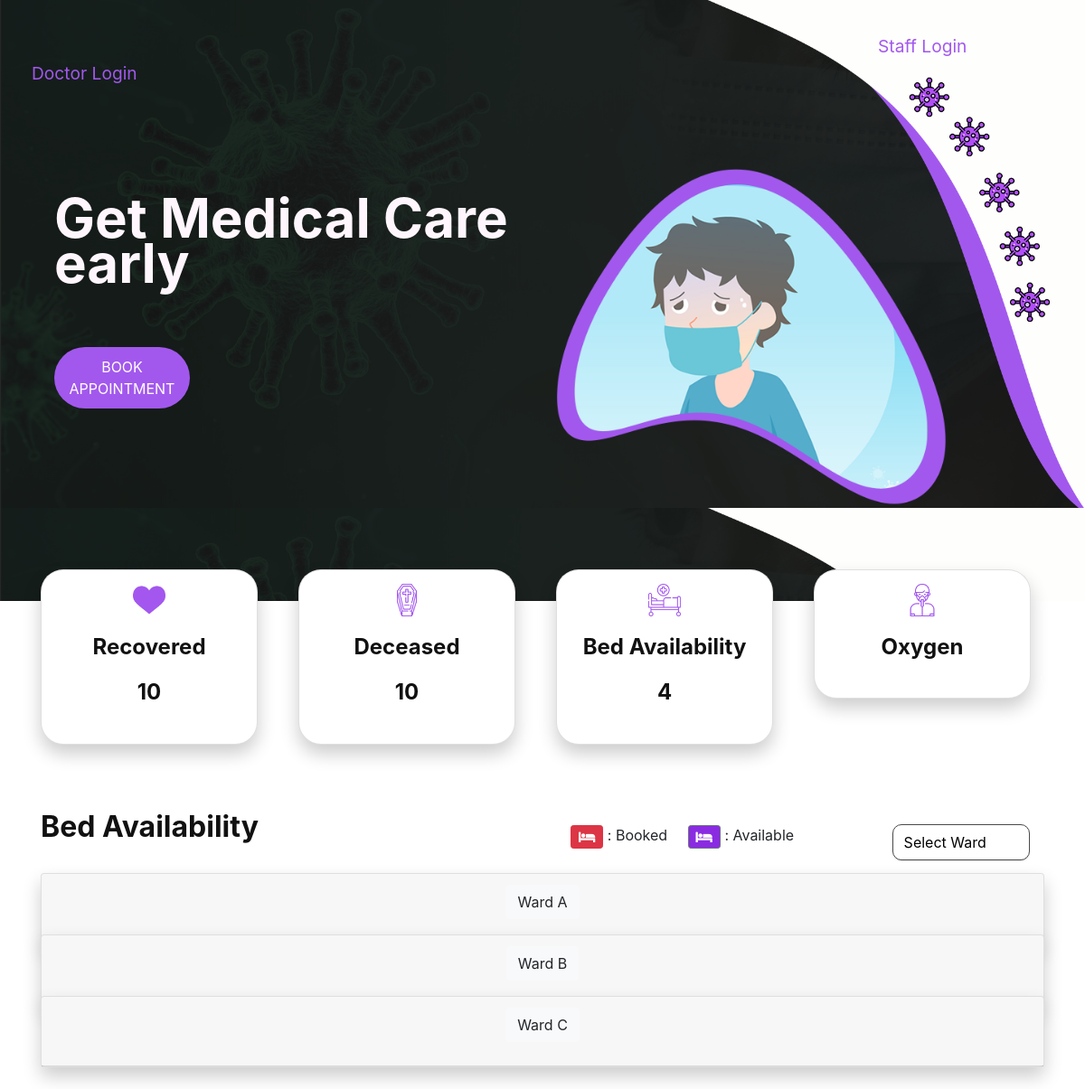
The app's page /, older data.
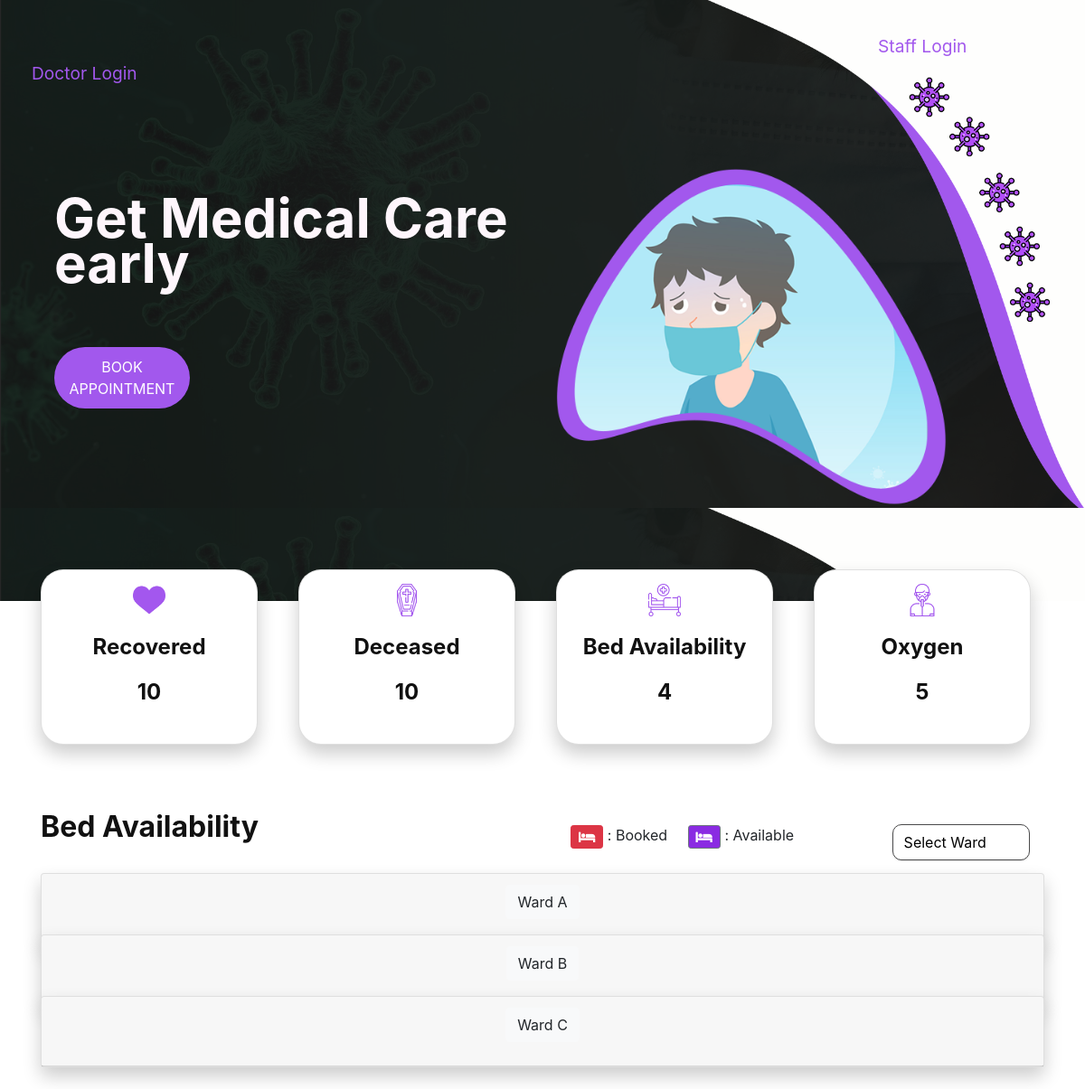
The same page, newer data.
### home/models.py (models this page shows, shortened)
class Oxygen(models.Model):
    oxygen_Total = models.IntegerField(help_text = " Days &")
    oxygen_Total_Hour = models.TimeField(help_text = " Hours of Total Oxygen")
    oxygen_Used = models.IntegerField(help_text = " Days &")
    oxygen_Used_Hour = models.TimeField(help_text = " Hours of Oxygen Used")
    oxygen_Remaining = models.IntegerField(help_text = " Days &")
    oxygen_Remaining_Hour = models.TimeField(help_text = " Hours of Oxygen Remaining")

### home/views.py (the view, shortened to what this page needs)
# urls.py: 2. Add a URL to urlpatterns:  path('', views.home, name='home')
def home(request):
    oxy = Oxygen.objects.all()
    beds = Bed.objects.all()
    wards = Ward.objects.all()
    bedcnt = 0
    for bed in beds:
        if bed.occupied == False:
            bedcnt = bedcnt + 1
    return render(request, 'index.html',{"bedcnt":bedcnt,"beds":beds,"oxy":oxy,"wards":wards})

### home/models.py (called while the page is built)
    def __str__(self):
        return self.wardName

### home/templates/index.html (shortened to what this page needs)
{% load static %}
<!DOCTYPE html>
<html lang="en">
<head>
    <link rel="stylesheet" href="https://stackpath.bootstrapcdn.com/bootstrap/4.1.3/css/bootstrap.min.css">
    <link rel="stylesheet" href="https://use.fontawesome.com/releases/v5.8.1/css/all.css">
    <link  href="{% static 'css/bootstrap.min.css' %}" rel="stylesheet">
    <link href="{% static 'css/style1.css' %}" rel="stylesheet">
    <link href="{% static 'css/bedtable.css' %}" rel="stylesheet">
    <link  href="{% static 'css/responsive.css' %}" rel="stylesheet">
    <link  href="{% static 'css/jquery.mCustomScrollbar.min.css' %}" rel="stylesheet">
    <link rel="stylesheet" href="https://netdna.bootstrapcdn.com/font-awesome/4.0.3/css/font-awesome.css">
    <link  href="{% static 'css/owl.carousel.min.css' %}" rel="stylesheet">
    <link rel="stylesheet" href="https://cdnjs.cloudflare.com/ajax/libs/fancybox/2.1.5/jquery.fancybox.min.css" media="screen">
    <link rel="stylesheet" href="https://stackpath.bootstrapcdn.com/bootstrap/4.5.0/css/bootstrap.min.css">
    <link rel="stylesheet" href="https://maxcdn.bootstrapcdn.com/font-awesome/4.7.0/css/font-awesome.min.css">
</head>
<body>
    <div class="header_section">
        <div class="container-fluid">
              <div class="main">
                 <div class="logo"><a href=""><img src=""></a></div>
                 <div class="menu_text">
                    <ul>
                       <div class="togle_">
                          <div class="menu_main">
                             <ul>
                                <li><a href="#myModal"data-toggle="modal">Staff Login</a></li>
                                <li><a href="#myModal"data-toggle="modal">Doctor Login</a></li>
                             </ul>
                          </div>
                       </div>
                    </ul>
                 </div>
              </div>
           </div>
     <div class="banner_section layout_padding">
        <div class="container">
           <div id="my_slider" class="carousel slide" data-ride="carousel">
              <div class="carousel-inner">
                 <div class="carousel-item active">
                    <div class="row">
                       <div class="col-md-6">
                          <div class="container">
                             <h1 class="banner_taital">Get Medical Care early</h1>
                             <div class="more_bt"><a href="#bookappo"data-toggle="modal">Book Appointment</a></div>
                          </div>
                       </div>
                       <div class="col-md-6">
                          <div class="banner_img"><img src="{% static 'banner-img.png' %}"></div>
                       </div>
                    </div>
                 </div>
              </div>
            </div>
        </div>
     </div>
    </div>
    <div class="container">
        <div class="row">
            <div class="col-sm-3">
                <div class="card" style="width: 15rem; border-radius: 25px;">
                    <img src="{% static 'heart.png' %}" class="card-img-top" alt="">
                        <div class="card-body">
                            <h5 class="card-title">Recovered</h5>
                                <h5 class="card-title">10</h5>
                        </div>
                </div>
            </div>
            <div class="col-sm-3">
                <div class="card" style="width: 15rem; border-radius: 25px;">
                    <img src="{% static 'coffin.png'%}" class="card-img-top" alt="">
                        <div class="card-body">
                            <h5 class="card-title">Deceased</h5>
                            <h5 class="card-title">10</h5>
                        </div>
                </div>
            </div>
            <div class="col-sm-3">
                <div class="card" style="width: 15rem; border-radius: 25px;">
                    <img src="{% static 'hospital-bed.png' %}" class="card-img-top" alt="">
                    <div class="card-body">
                        <h5 class="card-title">Bed Availability</h5>
                        <h5 class="card-title">{{bedcnt}}</h5>
                    </div>
                </div>
            </div>
            <div class="col-sm-3">
                <div class="card" style="width: 15rem; border-radius: 25px;">
                    <img src="{% static 'oxygenation.png' %}" class="card-img-top" alt="">
                        <div class="card-body">
                            <h5 class="card-title">Oxygen</h5>
                            {% for i in oxy %}
                                <h5 class="card-title">{{i.oxygen_Remaining}} </h5>
                            {% endfor %}
                        </div>
                </div>
            </div>
      </div>
	</div>
      <br><br>
      <div class="container my-4">
          <div class="row">
              <div class="col-sm">
                  <h2><b>Bed Availability</b></h2><br><br>
              </div>
              <div class="col-sm">
                  <figure class="p-3 mb-0">
                      <button type="button" class="btn btn-danger btn-sm fa fa-bed"></button> : Booked &nbsp;&nbsp;&nbsp;
                      <button type="button" class="btn btn-secondary btn-sm fa fa-bed"
                          style="background-color: blueviolet;"></button> : Available
                      &nbsp;&nbsp;&nbsp;
                      <select id="ward" onclick="update()">
                          <option disabled hidden selected>Select Ward</option>
                      </select>
                  </figure>
              </div>
          </div>
          <div id="accordion">
              <div class="card">
                  <div class="card-header" id="headingOne">
                      <h5 class="mb-1">
                          <button class="btn btn-light collapsed" data-toggle="collapse" data-target="#collapseOne"
                              aria-expanded="false" aria-controls="collapseOne">
                              Ward A
                          </button>
                      </h5>
                  </div>
              </div>
              <br>
              <div class="card">
                  <div class="card-header" id="headingTwo">
                      <h5 class="mb-1">
                          <button class="btn btn-light collapsed" data-toggle="collapse" data-target="#collapseTwo"
                              aria-expanded="false" aria-controls="collapseTwo">
                              Ward B
                          </button>
                      </h5>
                  </div>
              </div>
              <br>
              <div class="card">
                  <div class="card-header" id="headingThree">
                      <h5 class="mb-1">
                          <button class="btn btn-light collapsed" data-toggle="collapse" data-target="#collapseThree"
                              aria-expanded="false" aria-controls="collapseThree">
                              Ward C
                          </button>
                      </h5>
                  </div>
              </div>
          </div>
      </div>
</body>
</html>

### static/css/style1.css (style rules this page uses)
* { box-sizing: border-box !important; transition: ease all 0.5s; }
html { scroll-behavior: smooth; overflow-x: hidden !important; }
body { color: #666666; font-size: 14px; font-family: Poppins; line-height: 1.80857; font-weight: normal; overflow-x: hidden !important; }
a { color: #1f1f1f; text-decoration: none !important; outline: none !important; -webkit-transition: all .3s ease-in-out; -moz-transition: all .3s ease-in-out; -ms-transition: all .3s ease-in-out; -o-transition: all .3s ease-in-out; transition: all .3s ease-in-out; }
h1, h2, h3, h4, h5, h6 { letter-spacing: 0; font-weight: normal; position: relative; padding: 0 0 10px 0; font-weight: normal; line-height: normal; color: #111111; margin: 0 }
h1 { font-size: 24px }
h2 { font-size: 22px }
h5 { font-size: 14px }
*, *::after, *::before { -webkit-box-sizing: border-box; -moz-box-sizing: border-box; box-sizing: border-box; }
ul, li, ol { margin: 0px; padding: 0px; list-style: none; }
a { color: #222222; text-decoration: none; outline: none !important; }
a, .btn { text-decoration: none !important; outline: none !important; -webkit-transition: all .3s ease-in-out; -moz-transition: all .3s ease-in-out; -ms-transition: all .3s ease-in-out; -o-transition: all .3s ease-in-out; transition: all .3s ease-in-out; }
img { max-width: 100%; height: auto; }
button { border: 0; margin: 0; padding: 0; cursor: pointer; }
.layout_padding { padding-top: 90px; padding-bottom: 0px; }
.header_section { width: 100%; float: left; background-image: url(../banner-bg.png); height: auto; height: auto; padding: 20px 0px; background-size: 100%; }
.logo { width: 80%; float: left; position: relative; }
.menu_main ul { margin: 0px; padding: 0px; }
.menu_main li { font-size: 20px; color: #385a64; float: left; }
.menu_main li a { color: #a258ed; padding-left: 20px; font-size: 1.2rem; }
.banner_section { width: 100%; float: left; padding-bottom: 80px; }
.banner_img { width: 80%; text-align: center; }
.banner_taital { width: 100%; float: left; font-size: 60px; color: #fef6fc; font-weight: bold; line-height: 50px; padding-top: 30px; }
.more_bt { width: 150px; float: left; margin-top: 30px; }
.more_bt a { width: 100%; float: left; font-size: 16px; color: #ffffff; background-color: #a258ed; text-align: center; padding: 10px 0px; border-radius: 40px; text-transform: uppercase; }
.card { margin-top: -35px; border-radius: 50px 50px 50px 50px; text-align: center; box-shadow: 0 10px 20px rgba(0, 0, 0, 0.2); }
.card img { width: 15%; margin: 0 auto; padding-top: 15px; }
.card .card-title { font-weight: 700; font-size: 1.5em; }

### static/css/bedtable.css (style rules this page uses)
select { -webkit-appearance: none; padding: 7px 40px 7px 12px; width: 30%; border: 1px solid #4a4a4b; border-radius: 10px; background: rgb(255, 255, 255); box-shadow: 0 1px 3px -2px #5e5e5e; cursor: pointer; font-family: inherit; font-size: 16px; transition: all 150ms ease; color: #000000; float: right; }

Row changes from the older to the newer data that the page shows:
added Oxygen: oxygen_Remaining "5"
